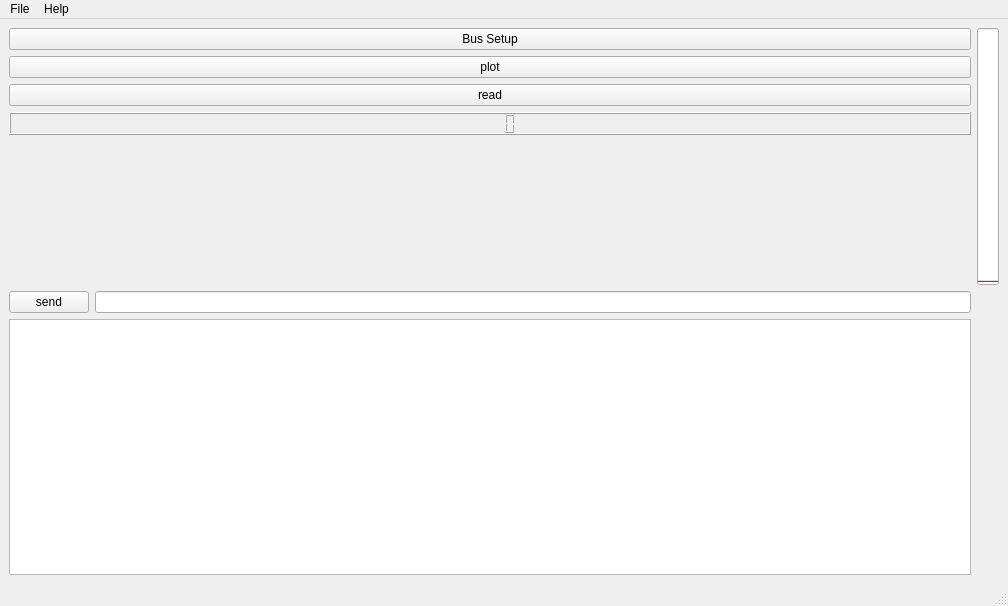
<?xml version="1.0" encoding="UTF-8"?>
<ui version="4.0">
 <class>MainWindow</class>
 <widget class="QMainWindow" name="MainWindow">
  <property name="geometry">
   <rect>
    <x>0</x>
    <y>0</y>
    <width>1008</width>
    <height>606</height>
   </rect>
  </property>
  <property name="windowTitle">
   <string>MainWindow</string>
  </property>
  <widget class="QWidget" name="centralwidget">
   <layout class="QGridLayout" name="gridLayout">
    <item row="2" column="0">
     <widget class="QPlainTextEdit" name="plainTextEdit">
      <property name="readOnly">
       <bool>true</bool>
      </property>
     </widget>
    </item>
    <item row="1" column="0">
     <layout class="QHBoxLayout" name="horizontalLayout">
      <item>
       <widget class="QPushButton" name="send">
        <property name="text">
         <string>send</string>
        </property>
       </widget>
      </item>
      <item>
       <widget class="QLineEdit" name="lineEdit"/>
      </item>
     </layout>
    </item>
    <item row="0" column="0">
     <layout class="QHBoxLayout" name="horizontalLayout_3">
      <item>
       <layout class="QVBoxLayout" name="verticalLayout">
        <item>
         <widget class="QPushButton" name="setup_serial_port">
          <property name="text">
           <string>Bus Setup</string>
          </property>
         </widget>
        </item>
        <item>
         <widget class="QPushButton" name="plot">
          <property name="text">
           <string>plot</string>
          </property>
         </widget>
        </item>
        <item>
         <widget class="QPushButton" name="read">
          <property name="text">
           <string>read</string>
          </property>
         </widget>
        </item>
        <item>
         <widget class="QLCDNumber" name="lcdNumber"/>
        </item>
        <item>
         <spacer name="verticalSpacer">
          <property name="orientation">
           <enum>Qt::Vertical</enum>
          </property>
          <property name="sizeHint" stdset="0">
           <size>
            <width>20</width>
            <height>40</height>
           </size>
          </property>
         </spacer>
        </item>
       </layout>
      </item>
      <item>
       <layout class="QGridLayout" name="gridLayout_2"/>
      </item>
     </layout>
    </item>
    <item row="0" column="1">
     <widget class="QProgressBar" name="progressBar">
      <property name="maximum">
       <number>1024</number>
      </property>
      <property name="value">
       <number>0</number>
      </property>
      <property name="orientation">
       <enum>Qt::Vertical</enum>
      </property>
      <property name="format">
       <string>%v</string>
      </property>
     </widget>
    </item>
   </layout>
  </widget>
  <widget class="QMenuBar" name="menubar">
   <property name="geometry">
    <rect>
     <x>0</x>
     <y>0</y>
     <width>1008</width>
     <height>22</height>
    </rect>
   </property>
   <widget class="QMenu" name="menuile">
    <property name="title">
     <string>File</string>
    </property>
    <addaction name="actionSave_data"/>
    <addaction name="actionExit"/>
   </widget>
   <widget class="QMenu" name="menuHelp">
    <property name="title">
     <string>Help</string>
    </property>
   </widget>
   <addaction name="menuile"/>
   <addaction name="menuHelp"/>
  </widget>
  <widget class="QStatusBar" name="statusbar"/>
  <action name="actionSave_data">
   <property name="text">
    <string>Save data</string>
   </property>
  </action>
  <action name="actionExit">
   <property name="text">
    <string>Exit</string>
   </property>
  </action>
 </widget>
 <resources/>
 <connections/>
</ui>
